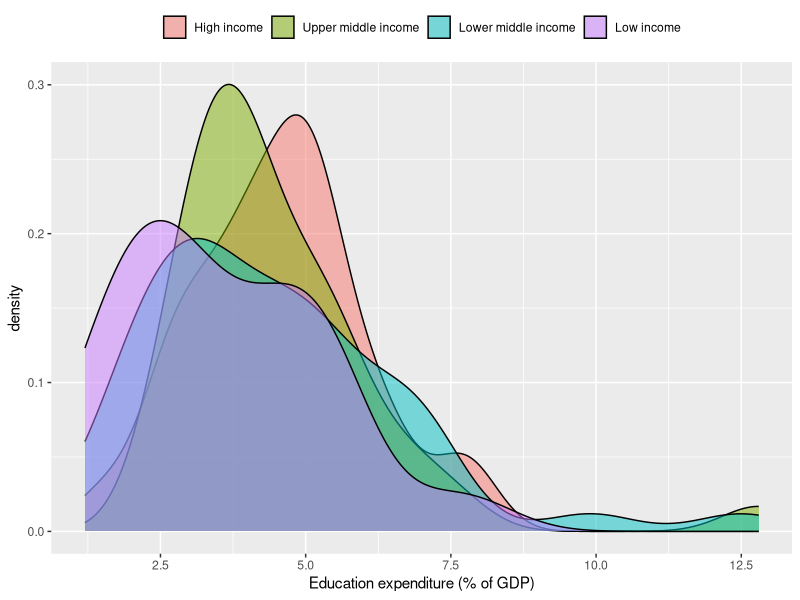
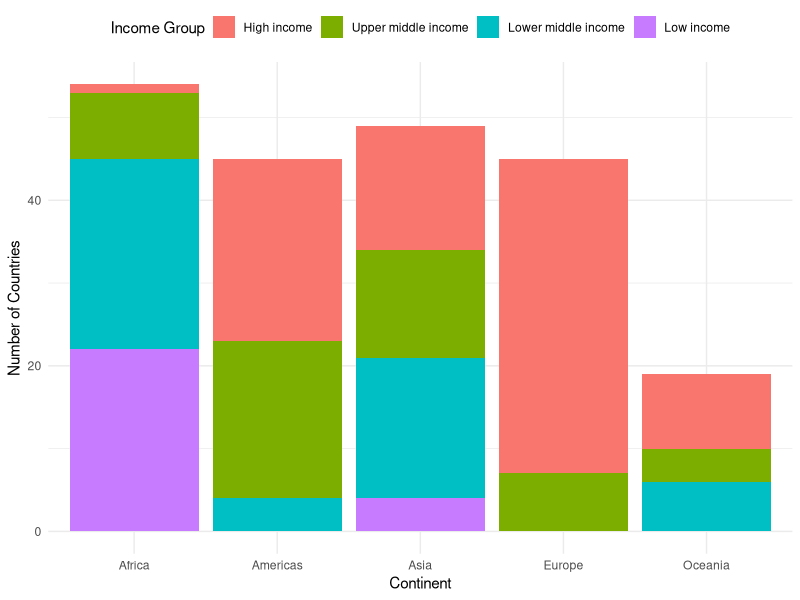
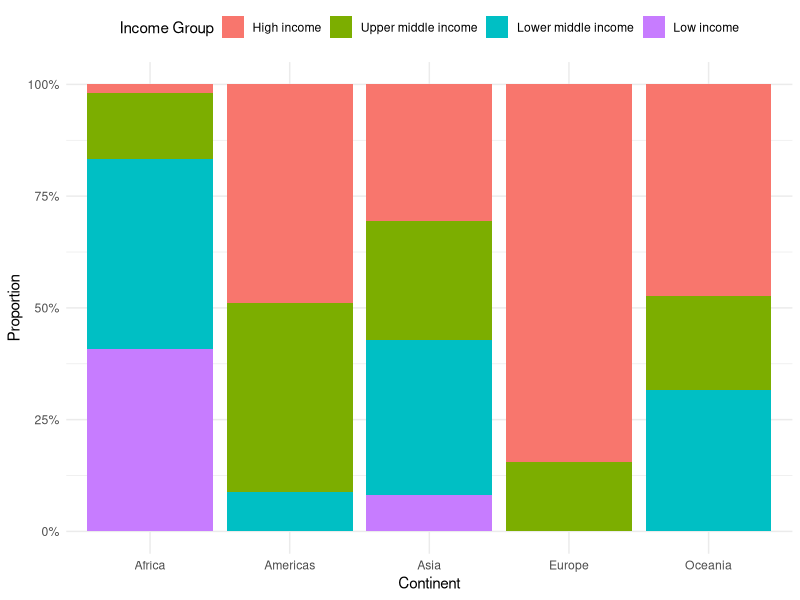
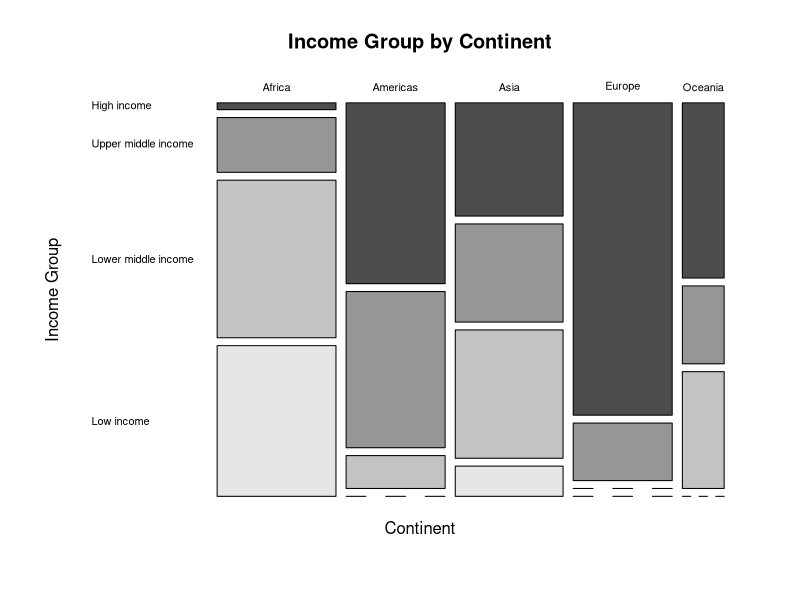
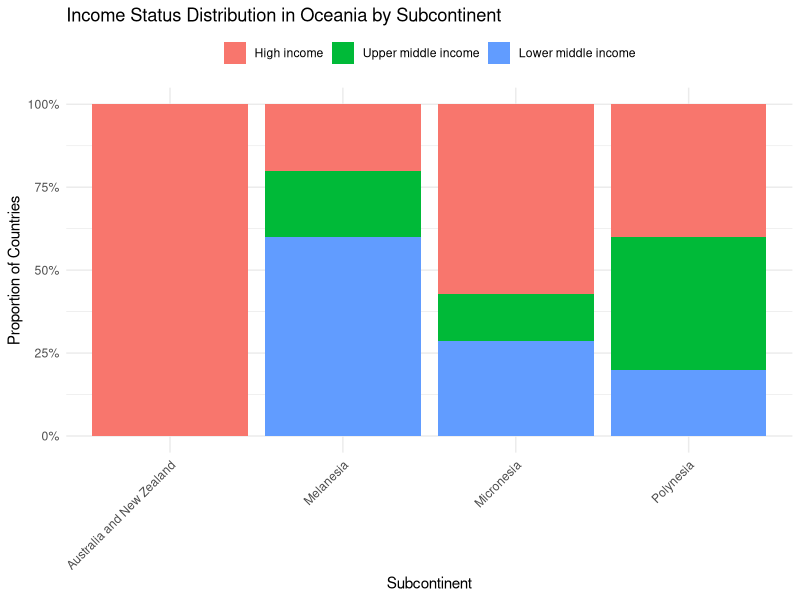
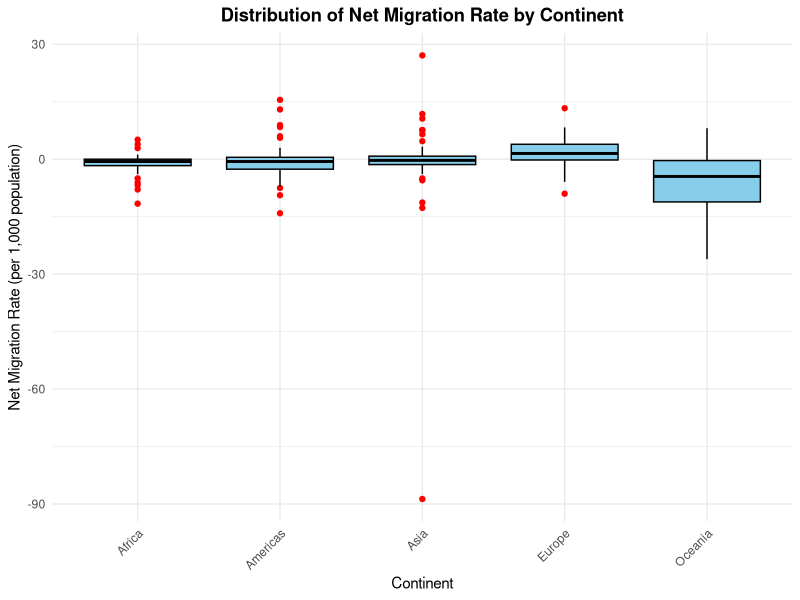
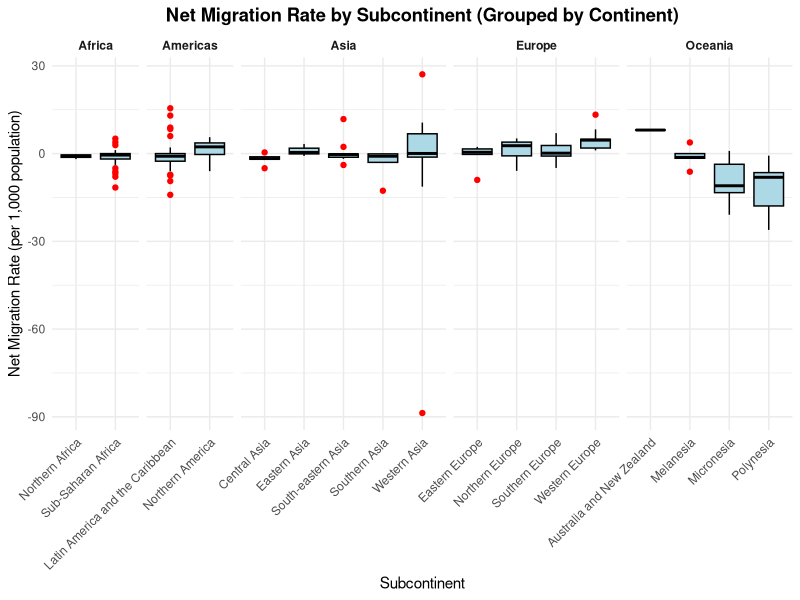
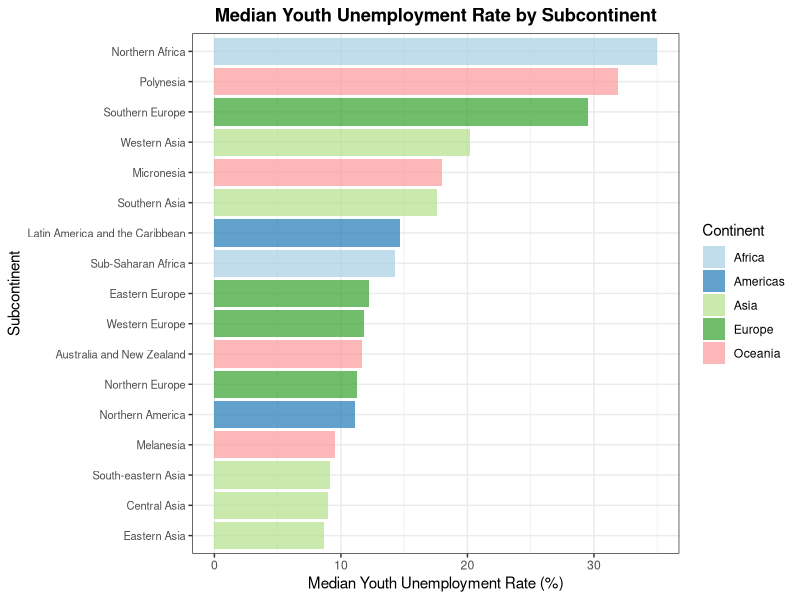

Write R code to recreate these figures, in order.
## ---- chunk 1
knitr::opts_chunk$set(echo = FALSE)
## ---- chunk 2
library(ggplot2)
library(dplyr)
library(forcats)
## ---- chunk 3
data_case_study2 <- read.csv("world_data_2020_tidy.csv", header = TRUE, sep = ";")
head(data_case_study2)
nrow(data_case_study2)
data_case_study2 <- data_case_study2[data_case_study2$income_group != ".", ]
nrow(data_case_study2)
## ---- chunk 4
# Ensure education_expenditure is numeric and clean
clean_vals <- gsub(",", ".", data_case_study2[["education_expenditure"]])
clean_vals[clean_vals %in% c("..", "n/a", "", "NA")] <- NA
data_case_study2$net_migration_rate <- as.numeric(gsub(",", ".", data_case_study2$net_migration_rate))
data_case_study2$youth_unempl_rate <- as.numeric(gsub(",", ".", data_case_study2$youth_unempl_rate))
data_case_study2$education_expenditure <- as.numeric(clean_vals)

# Order income groups from High to Low
data_case_study2$income_group <- factor(
  data_case_study2[["income_group"]],
  levels = c("High income", "Upper middle income", "Lower middle income", "Low income")
)

# Create the density plot
ggplot(data_case_study2, aes(x = education_expenditure, fill = income_group)) +
  geom_density(color = "black", alpha = 0.5) +
  scale_fill_discrete(name = NULL) +  # Remove legend title
  labs(x = "Education expenditure (% of GDP)") +
  theme(
    legend.position = "top",
    legend.justification = "center",
    legend.title = element_blank()
  )
## ---- chunk 5
ggplot(data_case_study2, aes(x = continent.x, fill = income_group)) +
  geom_bar(position = "stack") +
  labs(x = "Continent", y = "Number of Countries", fill = "Income Group") +
  theme_minimal() +
  theme(legend.position = "top")
## ---- chunk 6
ggplot(data_case_study2, aes(x = continent.x, fill = income_group)) +
  geom_bar(position = "fill") +
  labs(x = "Continent", y = "Proportion", fill = "Income Group") +
  scale_y_continuous(labels = scales::percent) +
  theme_minimal() +
  theme(legend.position = "top")
## ---- chunk 7
# Create a contingency table
tbl <- table(data_case_study2$continent.x, data_case_study2$income_group)

# Mosaic plot
mosaicplot(tbl, main = "Income Group by Continent", xlab = "Continent", ylab = "Income Group", color = TRUE, las = 1)
## ---- chunk 8
# Filter only Oceania
oceania_data <- data_case_study2 %>% 
  filter(continent.x == "Oceania", !is.na(subcontinent.x), !is.na(income_group))

# Make sure income_group is an ordered factor (from High to Low)
oceania_data$income_group <- factor(oceania_data$income_group,
                                    levels = c("High income", "Upper middle income", 
                                               "Lower middle income", "Low income"))

# Plot: Relative frequencies (position = "fill")
ggplot(oceania_data, aes(x = subcontinent.x, fill = income_group)) +
  geom_bar(position = "fill") +
  scale_y_continuous(labels = scales::percent_format()) +
  labs(x = "Subcontinent", 
       y = "Proportion of Countries", 
       fill = "Income Group",
       title = "Income Status Distribution in Oceania by Subcontinent") +
  theme_minimal() +
  theme(legend.position = "top",
        legend.title = element_blank(),
        axis.text.x = element_text(angle = 45, hjust = 1))
## ---- chunk 9
data_box <- data_case_study2 %>%
  filter(!is.na(continent.x), !is.na(net_migration_rate))

# Create boxplot
ggplot(data_box, aes(x = continent.x, y = net_migration_rate)) +
  geom_boxplot(fill = "skyblue", color = "black", outlier.color = "red") +
  labs(
    title = "Distribution of Net Migration Rate by Continent",
    x = "Continent",
    y = "Net Migration Rate (per 1,000 population)"
  ) +
  theme_minimal() +
  theme(
    axis.text.x = element_text(angle = 45, hjust = 1),
    plot.title = element_text(face = "bold", hjust = 0.5)
  )

asia_data <- data_box %>% filter(continent.x == "Asia")

# Calculate IQR bounds
q1 <- quantile(asia_data$net_migration_rate, 0.25, na.rm = TRUE)
q3 <- quantile(asia_data$net_migration_rate, 0.75, na.rm = TRUE)
iqr <- q3 - q1

lower_bound <- q1 - 1.5 * iqr
upper_bound <- q3 + 1.5 * iqr

# Identify outliers
asia_outliers <- asia_data %>%
  filter(net_migration_rate < lower_bound | net_migration_rate > upper_bound)

# Show largest negative and positive outlier
asia_outliers %>%
  arrange(net_migration_rate) %>%
  select(country.x, net_migration_rate) %>%
  slice(c(1, n()))
## ---- chunk 10
migration_data <- data_case_study2 %>%
  filter(!is.na(continent.x), !is.na(subcontinent.x), !is.na(net_migration_rate))

# Plot
ggplot(migration_data, aes(x = subcontinent.x, y = net_migration_rate)) +
  geom_boxplot(fill = "lightblue", color = "black", outlier.color = "red") +
  facet_grid(. ~ continent.x, scales = "free_x", space = "free_x") +
  labs(
    title = "Net Migration Rate by Subcontinent (Grouped by Continent)",
    x = "Subcontinent",
    y = "Net Migration Rate (per 1,000 population)"
  ) +
  theme_minimal() +
  theme(
    axis.text.x = element_text(angle = 45, hjust = 1),
    strip.text.x = element_text(face = "bold"),
    plot.title = element_text(face = "bold", hjust = 0.5)
  )
## ---- chunk 11
# Calculate median youth unemployment rate per subcontinent
median_unemployment_subcontinent <- data_case_study2 %>%
  filter(!is.na(subcontinent.x) & !is.na(youth_unempl_rate) & !is.na(continent.x)) %>%
  group_by(continent.x, subcontinent.x) %>%
  summarise(median_youth_unemployment = median(youth_unempl_rate, na.rm = TRUE), .groups = 'drop')

# Create the bar plot
ggplot(median_unemployment_subcontinent, aes(x = median_youth_unemployment, y = fct_reorder(subcontinent.x, median_youth_unemployment))) +
  geom_bar(aes(fill = continent.x), stat = "identity", alpha = 0.7) +
  scale_fill_brewer(palette = "Paired") + # Another example of a colorblind-friendly palette
  labs(
    title = "Median Youth Unemployment Rate by Subcontinent",
    x = "Median Youth Unemployment Rate (%)",
    y = "Subcontinent",
    fill = "Continent"
  ) +
  theme_bw() +
  theme(
    plot.title = element_text(face = "bold", hjust = 0.5),
    axis.text.y = element_text(size = 8) # Adjust y-axis text size if needed
  )
## ---- chunk 12
# Calculate median youth unemployment rate per subcontinent
median_unemployment_subcontinent <- data_case_study2 %>%
  filter(!is.na(subcontinent.x) & !is.na(youth_unempl_rate) & !is.na(continent.x)) %>%
  group_by(continent.x, subcontinent.x) %>%
  summarise(median_youth_unemployment = median(youth_unempl_rate, na.rm = TRUE), .groups = 'drop')

# Create the bar plot
ggplot(median_unemployment_subcontinent, aes(x = median_youth_unemployment, y = fct_reorder(subcontinent.x, median_youth_unemployment))) +
  geom_bar(aes(fill = continent.x), stat = "identity", alpha = 0.7) +
  scale_fill_brewer(palette = "Paired") + # Another example of a colorblind-friendly palette
  labs(
    title = "Median Youth Unemployment Rate by Subcontinent",
    x = "Median Youth Unemployment Rate (%)",
    y = "Subcontinent",
    fill = "Continent"
  ) +
  theme_bw() +
  theme(
    plot.title = element_text(face = "bold", hjust = 0.5),
    axis.text.y = element_text(size = 8) # Adjust y-axis text size if needed
  )
## ---- chunk 13
# Calculate median, 25th and 75th quantiles for youth unemployment rate per subcontinent
quantile_unemployment_subcontinent <- data_case_study2 %>%
  filter(!is.na(subcontinent.x) & !is.na(youth_unempl_rate) & !is.na(continent.x)) %>%
  group_by(continent.x, subcontinent.x) %>%
  summarise(
    median_youth_unemployment = median(youth_unempl_rate, na.rm = TRUE),
    q25_youth_unemployment = quantile(youth_unempl_rate, 0.25, na.rm = TRUE),
    q75_youth_unemployment = quantile(youth_unempl_rate, 0.75, na.rm = TRUE),
    .groups = 'drop'
  )

# Create the bar plot with error bars
ggplot(quantile_unemployment_subcontinent, aes(x = median_youth_unemployment, y = fct_reorder(subcontinent.x, median_youth_unemployment))) +
  geom_bar(aes(fill = continent.x), stat = "identity", alpha = 0.7) +
  geom_errorbar(aes(xmin = q25_youth_unemployment, xmax = q75_youth_unemployment), width = 0.2, color = "gray40") + # Added color for error bars
  scale_fill_brewer(palette = "Paired") +
  labs(
    title = "Median Youth Unemployment Rate by Subcontinent with IQR Error Bars",
    x = "Median Youth Unemployment Rate (%) (IQR Error Bars)",
    y = "Subcontinent",
    fill = "Continent"
  ) +
  theme_bw() +
  theme(
    plot.title = element_text(face = "bold", hjust = 0.5),
    axis.text.y = element_text(size = 8)
  )

## ---- chunk 14
# Create the scatter plot
ggplot(data_case_study2, aes(x = education_expenditure, y = net_migration_rate)) +
  geom_point(aes(color = income_group), alpha = 0.7) + # Added alpha for better visibility of overlapping points
  geom_smooth(aes(color = income_group, fill = income_group), method = "lm", se = TRUE, alpha = 0.1) + # Added fill for SE ribbon and alpha
  scale_color_brewer(palette = "Dark2", name = "Income Status") + # Consistent naming for legend
  scale_fill_brewer(palette = "Dark2", name = "Income Status") +  # Consistent naming for legend
  labs(
    title = "Education Expenditure vs. Net Migration Rate by Income Status",
    x = "Education Expenditure (% of GDP)",
    y = "Net Migration Rate (per 1,000 population)"
  ) +
  theme_minimal() +
  theme(
    plot.title = element_text(face = "bold", hjust = 0.5),
    legend.position = "top"
  )
## ---- chunk 15
# Create the scatter plot for youth unemployment and net migration
ggplot(data_case_study2, aes(x = youth_unempl_rate, y = net_migration_rate)) +
  geom_point(aes(color = income_group), alpha = 0.7) +
  geom_smooth(aes(color = income_group, fill = income_group), method = "lm", se = TRUE, alpha = 0.1) +
  scale_color_brewer(palette = "Dark2", name = "Income Status") +
  scale_fill_brewer(palette = "Dark2", name = "Income Status") +
  labs(
    title = "Youth Unemployment vs. Net Migration Rate by Income Status",
    x = "Youth Unemployment Rate (%)",
    y = "Net Migration Rate (per 1,000 population)"
  ) +
  theme_minimal() +
  theme(
    plot.title = element_text(face = "bold", hjust = 0.5),
    legend.position = "top"
  )
